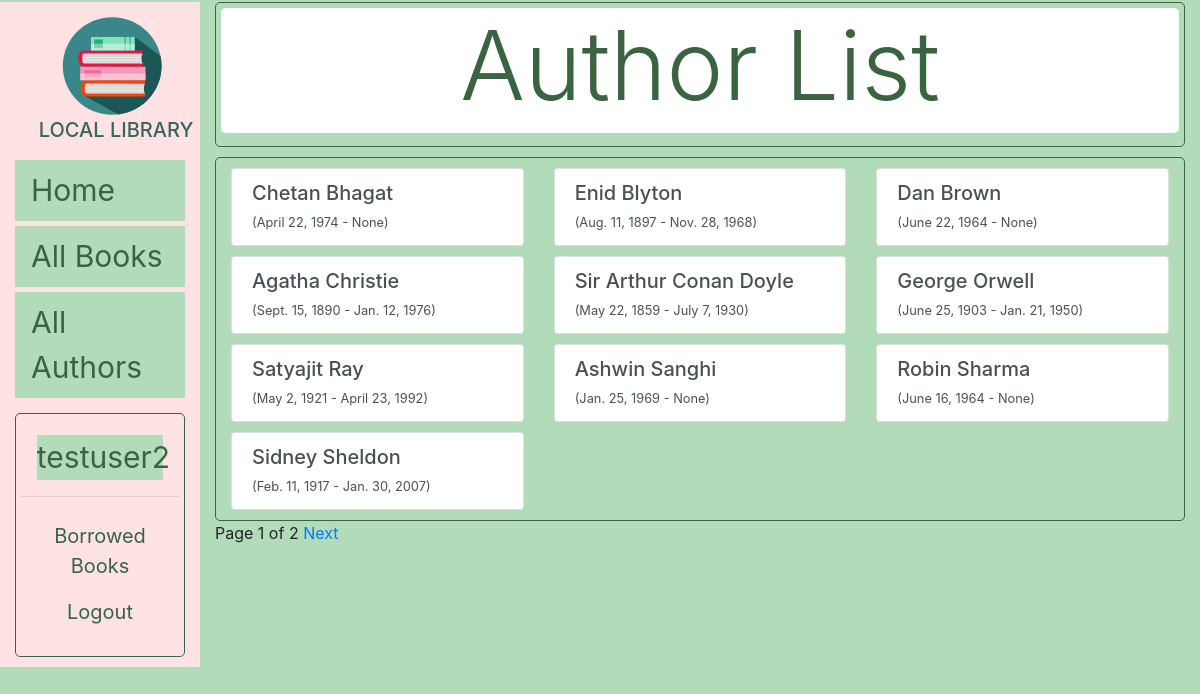
The page /catalog/authors/ (signed in) on the database its author committed.
### catalog/models.py (models this page shows, shortened)
class Author(models.Model):
    first_name = models.CharField(max_length = 100)
    last_name = models.CharField(max_length = 100)
    date_of_birth = models.DateField(null = True, blank = True)
    date_of_death = models.DateField('Died', null = True, blank = True)
    class Meta:
        ordering = ['last_name', 'first_name']
    def get_absolute_url(self):
        return reverse('author-detail', args=[str(self.id)])

### catalog/views.py (the view)
# urls.py: path('authors/', views.AuthorListView.as_view(), name='authors'),
class AuthorListView(generic.ListView):
    model = Author
    paginate_by = 10

### catalog/templates/catalog/author_list.html
{% extends "base_generic.html" %}
{% block content %}
	<div style="border-style:solid;border-color:#3a6342;border-width:1px;border-radius:5px;padding:5px;margin-bottom:10px;margin-top:2px;">
		<h1 class="display-1" style="background-color:white;border-radius:5px;color:#3a6342; padding-bottom:10px;">Author List</h1>
	</div>
	<div class="container" style="border-style:solid;border-color:#3a6342;border-width:1px;padding-bottom:10px;border-radius:5px;">
		{% if author_list %}
			{% for author in author_list %}
				{% if forloop.first %}<div class="row" style="padding-top:10px;">{% endif %}
				<div class="col-4">
					<div class="list-group">
						<a href="{{ author.get_absolute_url }}" class="list-group-item list-group-item-action">
							<div class="d-flex w-100 justify-content-between">
								<h5 class="mb-1">{{ author.first_name }} {{ author.last_name }}</h5>
							</div>
							<small>({{ author.date_of_birth }} - {{ author.date_of_death }})</small>
						</a>
					</div>
				</div>
				{% if forloop.counter|divisibleby:3 %}</div><div class="row" style="padding-top:10px;">{% endif %}
  				{% if forloop.last %}</div>{% endif %}
			{% endfor %}
		{% else %}
			<p>There are no authors to display.</p>
		{% endif %}
	</div>
{% endblock %}

### catalog/templates/base_generic.html (shortened to what this page needs)
<!DOCTYPE html>
<html lang = "en">
	<head>
		<link rel="stylesheet" href="https://stackpath.bootstrapcdn.com/bootstrap/4.1.3/css/bootstrap.min.css">
		{% block stylesheet %}
		{% load static %}
		<link rel="stylesheet" href="{% static 'css/styles.css' %}">
		{% endblock %}
	</head>
	<body>
		<div class="container-fluid">
			<div class="row">
				<div class="col-sm-2">
					{% block sidebar %}
						<span class="navbar-brand">
							<img src="{% static 'images/books-icon.svg' %}" width="100" height="100" class="d-inline-block align-top" alt="logo">
							<h5 class="logo-name">LOCAL LIBRARY</h5>
						</span>
						<ul class="nav flex-column">
							<li class = "nav-item">
								<a class="nav-link active" href="{% url 'index' %}">Home</a>
							</li>
							<li class = "nav-item">
								<a class="nav-link active" href="{% url 'books' %}">All Books</a>
							</li>
							<li class = "nav-item">
								<a class="nav-link active" href="{% url 'authors' %}">All Authors</a>
							</li>
						</ul>
						<div style="border-style:solid;border-color:#3a6342;border-width:1px;border-radius:5px;padding:5px;margin-bottom:10px;margin-top:10px;">
							{% if user.is_authenticated %}
								<p>
									<div style="text-align:center;color:#3a6342;background-color:rgb(178,219,186);font-size:30px;width:80%;margin-left:10%;">{{ user.get_username }}</div>
									<hr>
									<a class="nav-link active" href="{% url 'my-borrowed' %}" style="font-size:20px;text-align:center;">Borrowed Books</a>
									<a class="nav-link active" href="{% url 'logout' %}?next={{ request.path }}" style="font-size:20px;text-align:center;">Logout</a>
								</p>
							{% else %}
								<a class="nav-link active" href="{% url 'login' %}?next={{request.path}}" style="font-size:20px;">Login/Sign Up</a>
							{% endif %}
						</div>
					{% endblock %}
				</div>
				<div class="col-sm-10">
					{% block content %}{% endblock %}
					{% block pagination %}
						{% if is_paginated %}
							<div class="pagination">
								<span class="page-links">
									<span class="page-current">
										Page {{ page_obj.number }} of {{page_obj.paginator.num_pages }}
									</span>
									{% if page_obj.has_next %}
										<a href="{{ request.path }}?page={{ page_obj.next_page_number }}">Next</a>
									{% endif %}
								</span>
							</div>
						{% endif%}
					{% endblock %}
				</div>
			</div>
		</div>
	</body>
</html>

### catalog/static/css/styles.css (style rules this page uses)
body { background-color:rgb(178,219,186); }
.col-sm-2 { background-color:#ffe3e4; margin-top:2px; }
.navbar-brand { padding-left:14%; padding-right:14%; padding-top:5%; margin-top:5px; margin-bottom:5px; }
.d-inline-block { margin-left:15%; }
.logo-name { color:#3a635c; text-align:center; padding-top:2px; }
.nav-item { font-size:30px; background-color:rgb(178,219,186); margin-bottom:5px; }
.nav-link { color:#3a6342; }
.display-1 { text-align:center; }

### rows shown on the page
Author: first_name "Chetan", last_name "Bhagat", date_of_birth "April 22, 1974", date_of_death "None"
Author: first_name "Enid", last_name "Blyton", date_of_birth "Aug. 11, 1897", date_of_death "Nov. 28, 1968"
Author: first_name "Dan", last_name "Brown", date_of_birth "June 22, 1964", date_of_death "None"
Author: first_name "Agatha", last_name "Christie", date_of_birth "Sept. 15, 1890", date_of_death "Jan. 12, 1976"
Author: first_name "Sir Arthur", last_name "Conan Doyle", date_of_birth "May 22, 1859", date_of_death "July 7, 1930"
Author: first_name "George", last_name "Orwell", date_of_birth "June 25, 1903", date_of_death "Jan. 21, 1950"
Author: first_name "Satyajit", last_name "Ray", date_of_birth "May 2, 1921", date_of_death "April 23, 1992"
Author: first_name "Ashwin", last_name "Sanghi", date_of_birth "Jan. 25, 1969", date_of_death "None"
Author: first_name "Robin", last_name "Sharma", date_of_birth "June 16, 1964", date_of_death "None"
Author: first_name "Sidney", last_name "Sheldon", date_of_birth "Feb. 11, 1917", date_of_death "Jan. 30, 2007"

### other values the page prints
{{ user.get_username }} "testuser2"
{{ page_obj.number }} "1"
{{ page_obj.paginator.num_pages }} "2"
